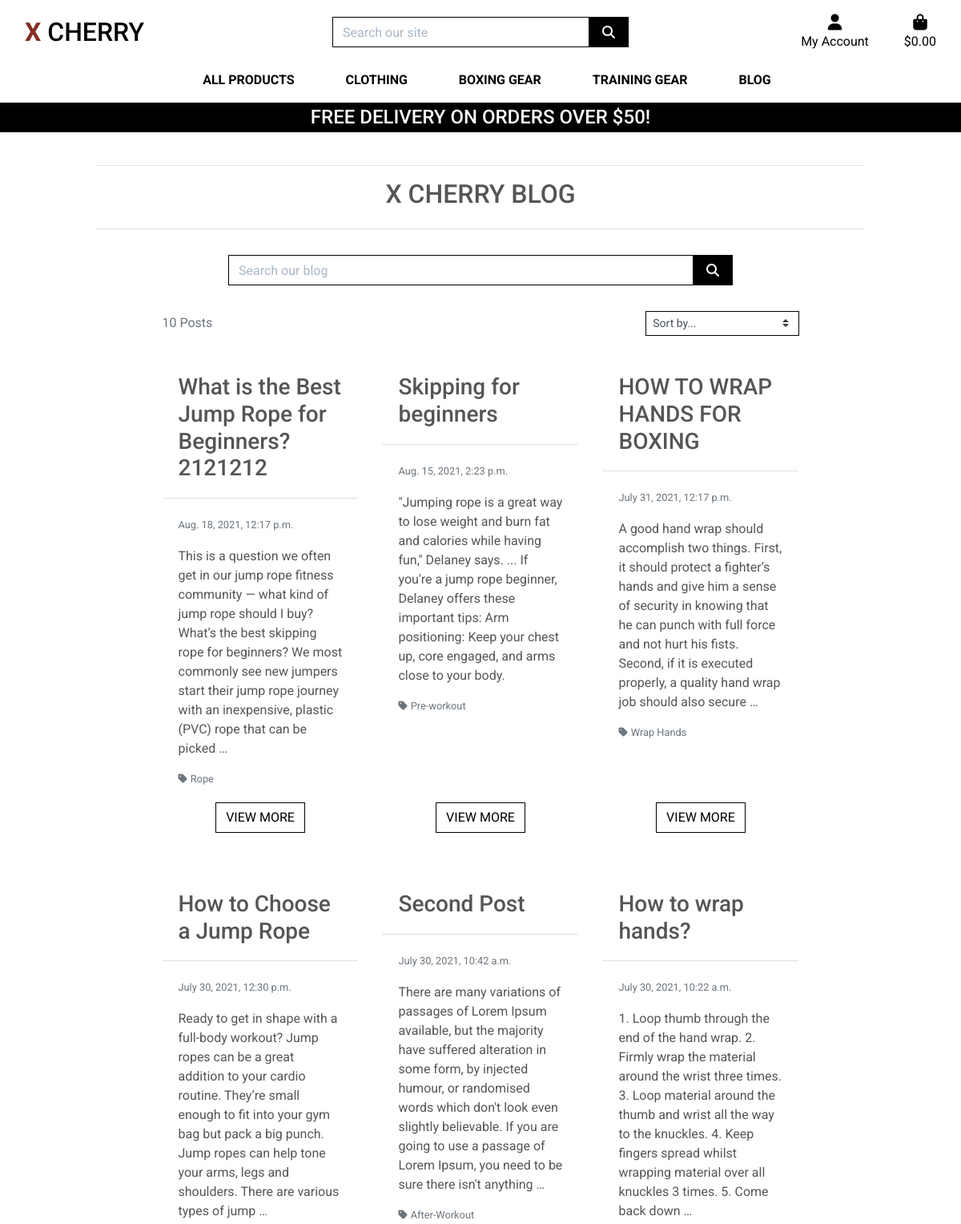
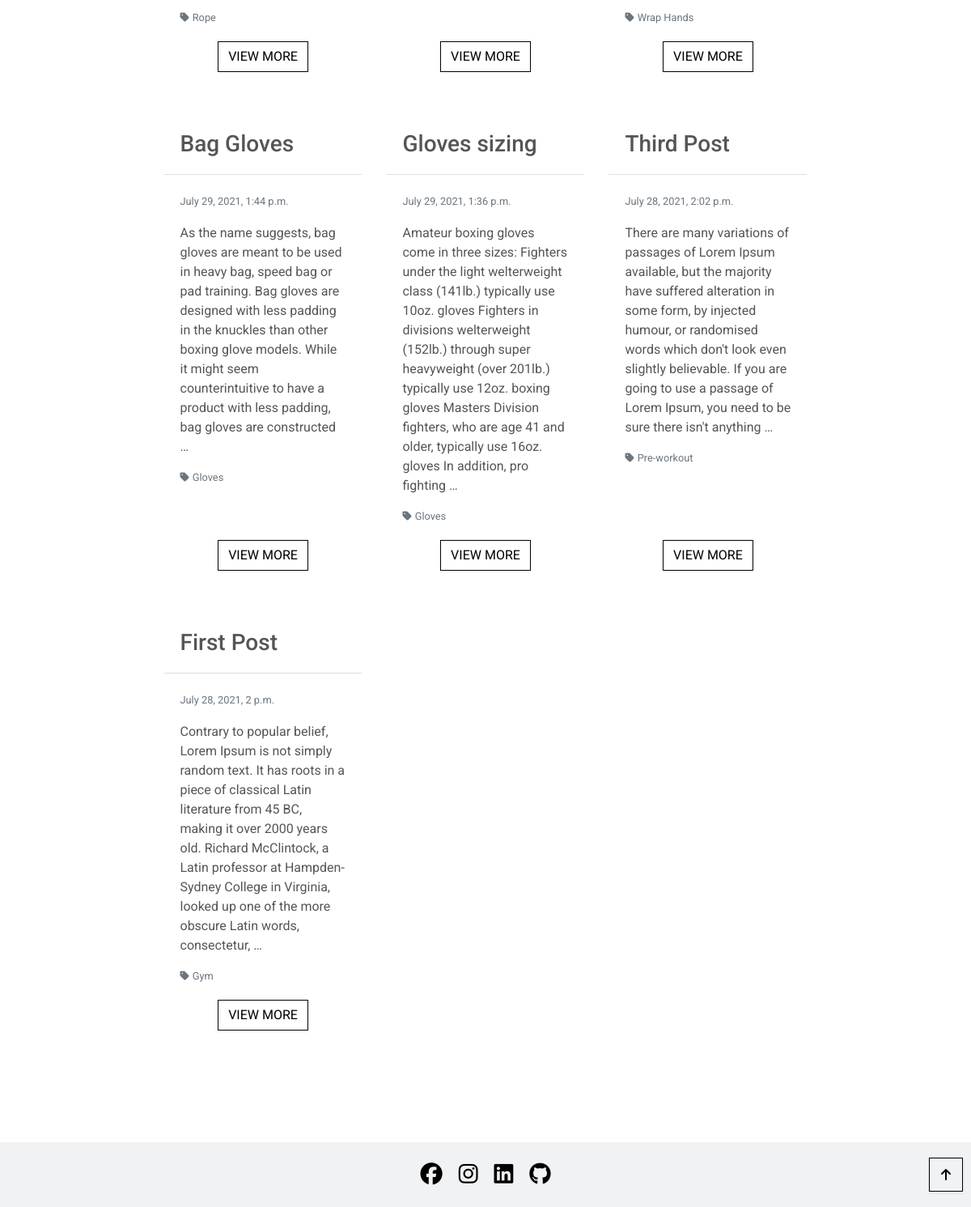
Screenshot of /blog/ with the database file from the repository (2 pictures, top to bottom).
### blog/models.py (models this page shows, shortened)
class Post(models.Model):
    category = models.ForeignKey('Category', null=True, blank=False, on_delete=models.SET_NULL)
    title = models.CharField(max_length=254, null=True, blank=False)
    content = models.TextField()
    date = models.DateTimeField(auto_now=True)
    created_by = models.CharField(max_length=25, null=True, blank=False)
    class Meta:
        ordering = ['-date']

class Category(models.Model):
    class Meta:
        verbose_name_plural = 'Categories'
    name = models.CharField(max_length=254)
    friendly_name = models.CharField(max_length=254, null=True, blank=True)

### blog/views.py (the view, shortened to what this page needs)
# urls.py: path('', views.posts, name='posts'),
def posts(request):
    posts = Post.objects.all()
    query = None
    categories = None
    sort = None
    direction = None
    current_sorting = f'{sort}_{direction}'
    context = {
        'posts': posts,
        'search_term': query,
        'current_categories': categories,
        'current_sorting': current_sorting,
        'page_title': 'Blog',
    }
    return render(request, "blog/blogs.html", context)

### bag/contexts.py (called while the page is built, shortened)
def bag_contents(request):
    bag_items = []
    total = 0
    product_count = 0
    bag = request.session.get('bag', {})
    if total < settings.FREE_DELIVERY_THRESHOLD:
        delivery = total * Decimal(settings.STANDARD_DELIVERY_PERCENTAGE/100)
        free_delivery_delta = settings.FREE_DELIVERY_THRESHOLD - total
    else:
        delivery = 0
        free_delivery_delta = 0
    grand_total = delivery + total
    context = {
        'bag_items': bag_items,
        'total': total,
        'product_count': product_count,
        'delivery': delivery,
        'free_delivery_delta': free_delivery_delta,
        'free_delivery_threshold': settings.FREE_DELIVERY_THRESHOLD,
        'grand_total': grand_total,
    }
    return context

### blog/templates/blog/blogs.html (shortened to what this page needs)
{% extends "base.html" %}
{% load static %}
{% block content %}
<div class="container blog-container mb-2">
    <div class="row">
        <div class="col text-center">
            <hr>
            <h2 class="logo-font mb-4">X Cherry Blog</h2>
            <hr>
        </div>
    </div>
    <div class="row mt-3">
        <div class="col-8 my-auto py-1 py-lg-0 offset-2 search-panel">
            <form method="GET" action="{% url 'posts' %}">
                <div class="input-group w-100">
                    <input class="form-control border border-black rounded-0" type="text" name="q"
                        placeholder="Search our blog">
                    <div class="input-group-append">
                        <button class="form-control btn btn-black border border-black rounded-0" type="submit">
                            <span class="icon">
                                <i class="fas fa-search"></i>
                            </span>
                        </button>
                    </div>
                </div>
            </form>
        </div>
    </div>
    <div class="row">
        <div class="post-container col-10 offset-1">
            <div class="row mt-1 mb-2">
                <div class="col-12 col-md-6 my-auto order-md-last d-flex justify-content-center justify-content-md-end">
                    <div class="sort-select-wrapper w-50">
                        <select id="sort-selector" class="custom-select custom-select-sm rounded-0 border border-{% if current_sorting != 'None_None' %}info{% else %}black{% endif %}">
                            <option value="reset" {% if current_sorting == 'None_None' %}selected{% endif %}>Sort by...</option>
                        </select>
                    </div>
                </div>
                <div class="col-12 col-md-6">
                    <p class="text-muted mt-3 text-center text-md-left order-md-first">
                        {{ posts|length }} Posts{% if search_term %} found for <strong>"{{ search_term }}"</strong>{% endif %}
                    </p>
                </div>
            </div>
            <div class="row">
                {% for post in posts %}
                    <div class="col-12 col-lg-6 col-xl-4">
                        <div class="card h-100 border-0">
                            <div class="card-header bg-white"><h3>{{ post.title }}</h3></div>
                            <div class="card-body text-left">
                                <p><small class="text-muted">{{ post.date }}</small></p>
                                <p class="card-text">{{ post.content|truncatewords:50 }}</p>
                                {% if post.category %}
                                    <p class="small mt-1 mb-0">
                                        <a href="{% url 'posts' %}?category={{ post.category.name }}" class="text-muted">
                                            <i class="fas fa-tag mr-1"></i>{{ post.category.friendly_name }}
                                        </a>
                                    </p>
                                {% endif %}
                            </div>
                            <div class="card-footer bg-white pt-0 border-0 text-center mb-5">
                                <a href="{% url 'blog_post_detail' post.id %}" class="btn btn-outline-black rounded-0">
                                    <span class="text-uppercase">view more</span>
                                </a>
                            </div>
                        </div>
                    </div>
                {% endfor %}
            </div>
        </div>
    </div>
</div>
<div class="btt-button shadow-sm rounded-0 border border-black">
    <a class="btt-link d-flex h-100">
        <i class="fas fa-arrow-up text-black mx-auto my-auto"></i>
    </a>
</div>
{% endblock %}

### static/css/base.css (style rules this page uses)
html { height: 100%; }
body { background: url('/media/homepage-hero-img.jpg') no-repeat center center fixed; background-size: cover; height: calc(100vh - 164px); color: #555; font-family: 'Roboto', sans-serif; }
.icon { align-items: center; display: inline-flex; justify-content: center; height: 1.5rem; width: 1.5rem; }
.logo-font { text-transform: uppercase; }
.btn-black { background: black; color: white; }
.btn-outline-black { background: white; color: black !important; border: 1px solid black; }
.text-black { color: #000 !important; }
.border-black { border: 1px solid black !important; }
.btt-button { height: 42px; width: 42px; position: fixed; bottom: 10px; right: 10px; margin-bottom: 9px; }
.btt-link, .update-link, .remove-item { cursor: pointer; }
input[name='q']::placeholder { color: #aab7c4; }
.blog-container { margin-top: 160px; }
@media (min-width: 1200px) { .container { max-width: 80%; } }
@media (min-width: 992px) { .blog-container { padding: 30px 0px; } }
@media (min-width: 992px) { .blog-container div.row.mt-3 { padding-bottom: 15px; } }
@media (min-width: 992px) { .post-container div.row.mt-1.mb-2 { padding-bottom: 15px; } }

### rows the page displays
Post: title "What is the Best Jump Rope for Beginners?2121212", date "Aug. 18, 2021, 12:17 p.m.", content "This is a question we often get in our jump rope fitness community — what kind of jump rope should I buy? What’s the best skipping rope for beginners? We most commonly see new jumpers start their jump rope journey with an inexpensive, plastic (PVC) rope that can be picked …", category.friendly_name "Rope"
Post: title "Skipping for beginners", date "Aug. 15, 2021, 2:23 p.m.", content "\"Jumping rope is a great way to lose weight and burn fat and calories while having fun,\" Delaney says. ... If you're a jump rope beginner, Delaney offers these important tips: Arm positioning: Keep your chest up, core engaged, and arms close to your body.", category.friendly_name "Pre-workout"
Post: title "HOW TO WRAP HANDS FOR BOXING", date "July 31, 2021, 12:17 p.m.", content "A good hand wrap should accomplish two things. First, it should protect a fighter’s hands and give him a sense of security in knowing that he can punch with full force and not hurt his fists. Second, if it is executed properly, a quality hand wrap job should also secure …", category.friendly_name "Wrap Hands"
Post: title "How to Choose a Jump Rope", date "July 30, 2021, 12:30 p.m.", content "Ready to get in shape with a full-body workout? Jump ropes can be a great addition to your cardio routine. They’re small enough to fit into your gym bag but pack a big punch. Jump ropes can help tone your arms, legs and shoulders. There are various types of jump …", category.friendly_name "Rope"
Post: title "Second Post", date "July 30, 2021, 10:42 a.m.", content "There are many variations of passages of Lorem Ipsum available, but the majority have suffered alteration in some form, by injected humour, or randomised words which don't look even slightly believable. If you are going to use a passage of Lorem Ipsum, you need to be sure there isn't anything …", category.friendly_name "After-Workout"
Post: title "How to wrap hands?", date "July 30, 2021, 10:22 a.m.", content "1. Loop thumb through the end of the hand wrap. 2. Firmly wrap the material around the wrist three times. 3. Loop material around the thumb and wrist all the way to the knuckles. 4. Keep fingers spread whilst wrapping material over all knuckles 3 times. 5. Come back down …", category.friendly_name "Wrap Hands"
Post: title "Bag Gloves", date "July 29, 2021, 1:44 p.m.", content "As the name suggests, bag gloves are meant to be used in heavy bag, speed bag or pad training. Bag gloves are designed with less padding in the knuckles than other boxing glove models. While it might seem counterintuitive to have a product with less padding, bag gloves are constructed …", category.friendly_name "Gloves"
Post: title "Gloves sizing", date "July 29, 2021, 1:36 p.m.", content "Amateur boxing gloves come in three sizes: Fighters under the light welterweight class (141lb.) typically use 10oz. gloves Fighters in divisions welterweight (152lb.) through super heavyweight (over 201lb.) typically use 12oz. boxing gloves Masters Division fighters, who are age 41 and older, typically use 16oz. gloves In addition, pro fighting …", category.friendly_name "Gloves"
Post: title "Third Post", date "July 28, 2021, 2:02 p.m.", content "There are many variations of passages of Lorem Ipsum available, but the majority have suffered alteration in some form, by injected humour, or randomised words which don't look even slightly believable. If you are going to use a passage of Lorem Ipsum, you need to be sure there isn't anything …", category.friendly_name "Pre-workout"
Post: title "First Post", date "July 28, 2021, 2 p.m.", content "Contrary to popular belief, Lorem Ipsum is not simply random text. It has roots in a piece of classical Latin literature from 45 BC, making it over 2000 years old. Richard McClintock, a Latin professor at Hampden-Sydney College in Virginia, looked up one of the more obscure Latin words, consectetur, …", category.friendly_name "Gym"

### other values shown
{{ free_delivery_threshold }} "50"
{{ posts|length }} "10"
